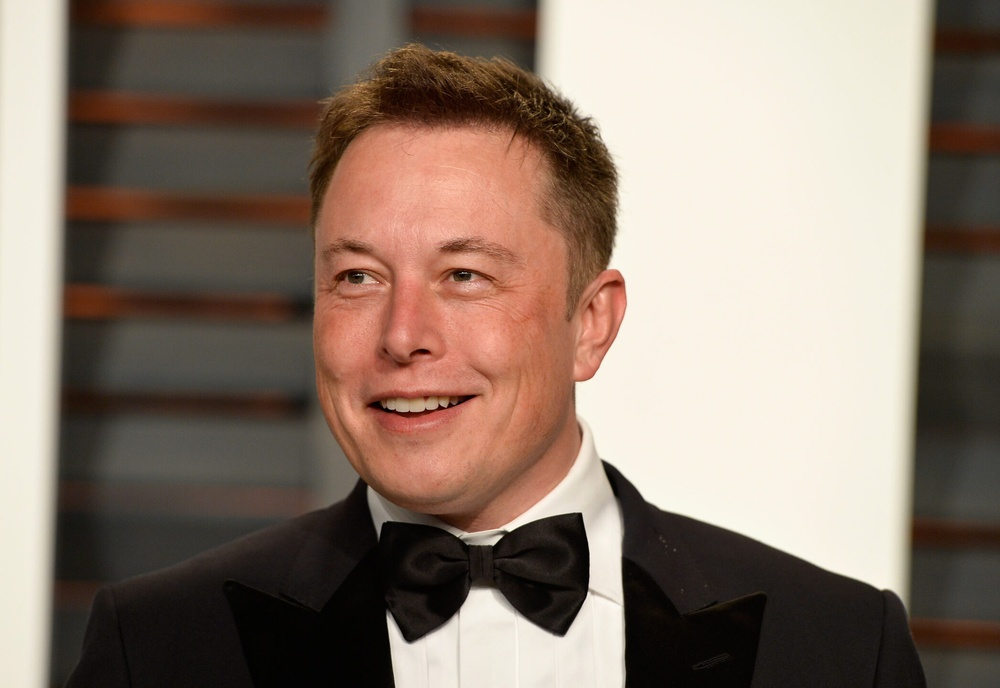
#> input picture Deep Learning_Face Recognition - Attendance Checking System using Deep Learning/images/Elon Musk.jpg, 1000 x 688 px, shrunk from 2093 x 1440 before the run
$ python -i FilterImage.py   (imports and definitions only)
#> lines starting #> are read from the running program, lines starting #| are printed output that depends on the picture
#> further down, picture is the input picture: shape (688, 1000, 3); mean B, G, R 109.8, 122.6, 139.3
import numpy as np
import cv2

def compute_hist(img):
    hist = [0] * 256
    hist = np.array(hist)
    (h,w) = img.shape[:2]
    for i in range(h):
        for j in range(w):
            light_intensity = img[i][j]
            hist[light_intensity] += 1
    return hist

def equalizeHist(hist):
    cum = np.zeros_like(hist)
    for i in range(len(cum)):
        cum[i] = hist[:i].sum()
    # scale cum's elements:
    cum = (cum - cum.min())/(cum.max() - cum.min()) * 255
    cum = [int(i) for i in cum]
    cum = np.array(cum)
    return cum

def brightness_colored(img):
    hist = compute_hist(img)
    cum = equalizeHist(hist)
    new_img = np.zeros_like(img)
    (h, w) = new_img.shape[:2]
    for i in range(h):
        for j in range(w):
            new_img[i][j] = cum[img[i][j]]
    return new_img

def brightness_colord_by_cv2(img):
    # split image into separate color channels
    b, g, r = cv2.split(img)
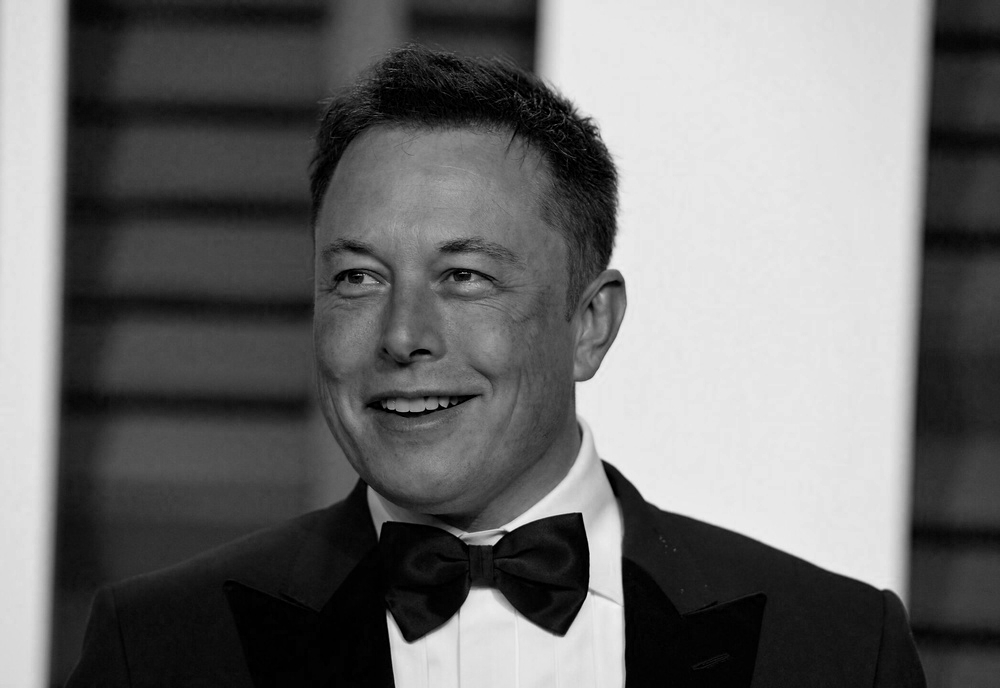
#> b: shape (688, 1000); min 0, max 243, mean 109.8
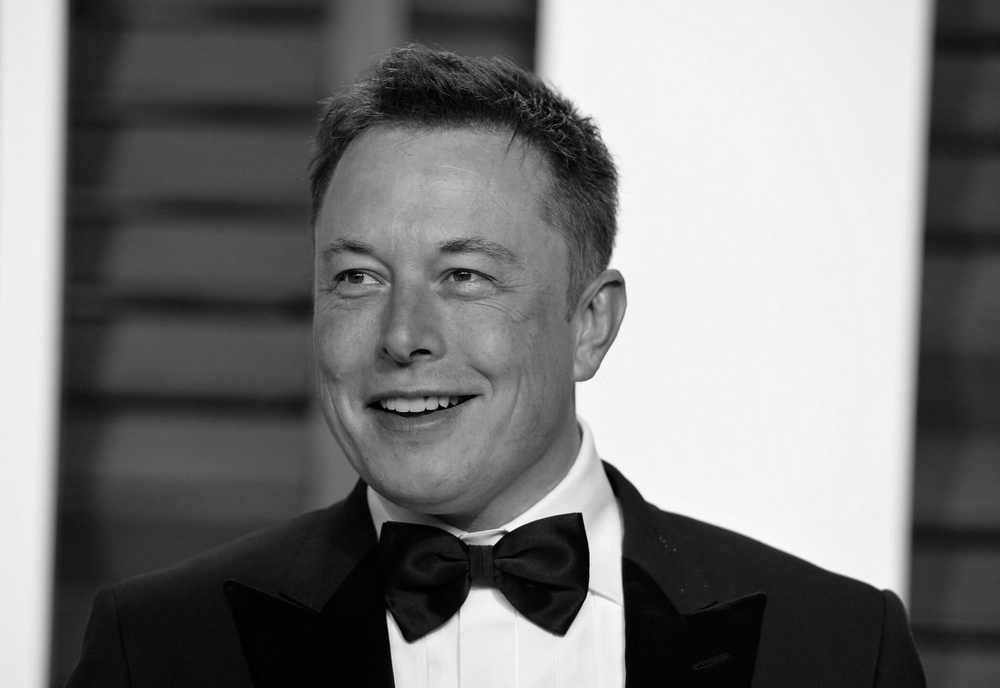
#> g: shape (688, 1000); min 0, max 255, mean 122.6
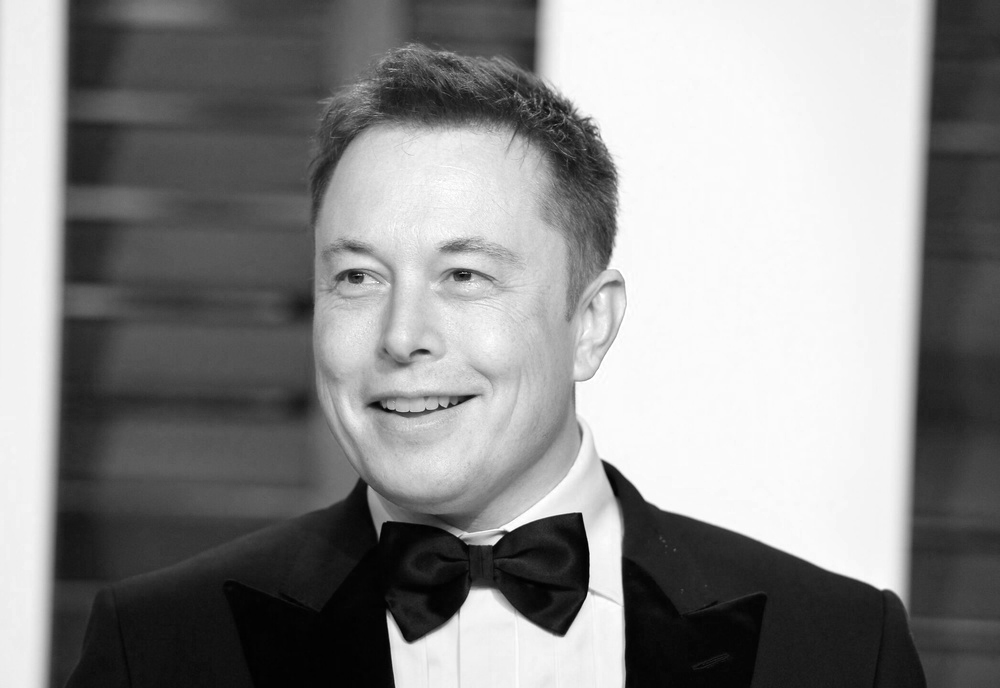
#> r: shape (688, 1000); min 0, max 255, mean 139.3

    # perform histogram equalization on each channel
    b_eq = cv2.equalizeHist(b)
    g_eq = cv2.equalizeHist(g)
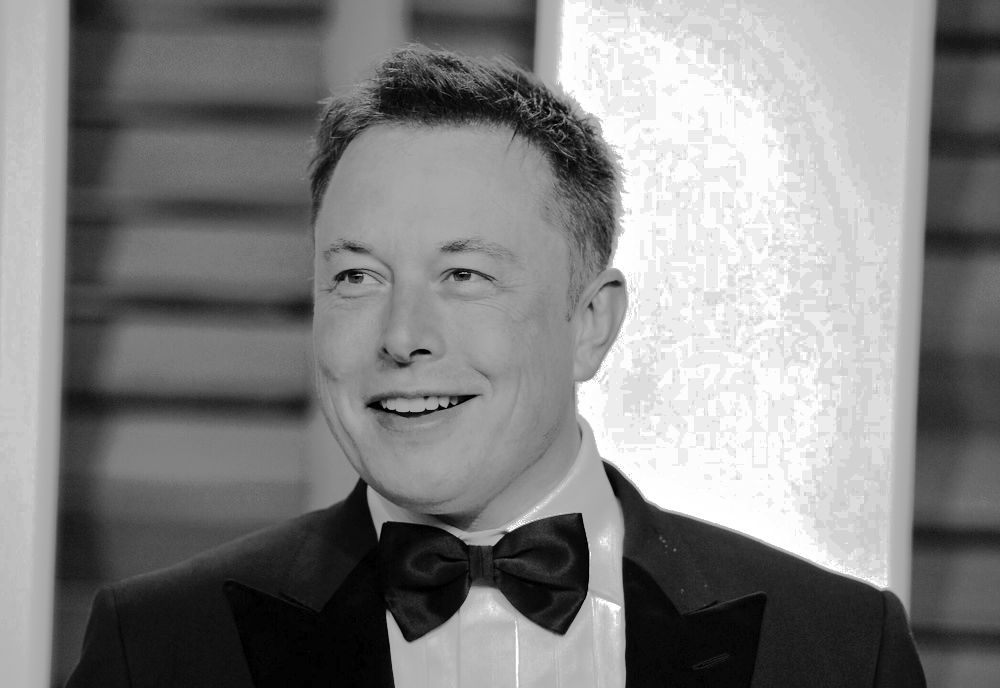
#> g_eq: shape (688, 1000); min 0, max 255, mean 129.3
    r_eq = cv2.equalizeHist(r)
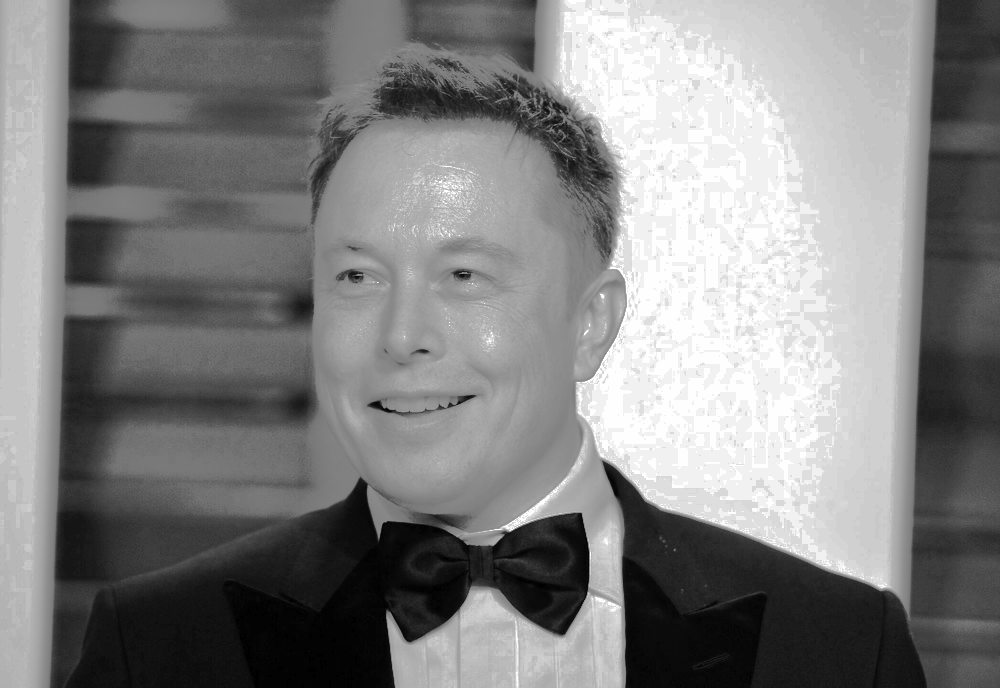
#> r_eq: shape (688, 1000); min 0, max 255, mean 129.2

    # merge equalized channels back into a color image
    equ = cv2.merge((b_eq, g_eq, r_eq))
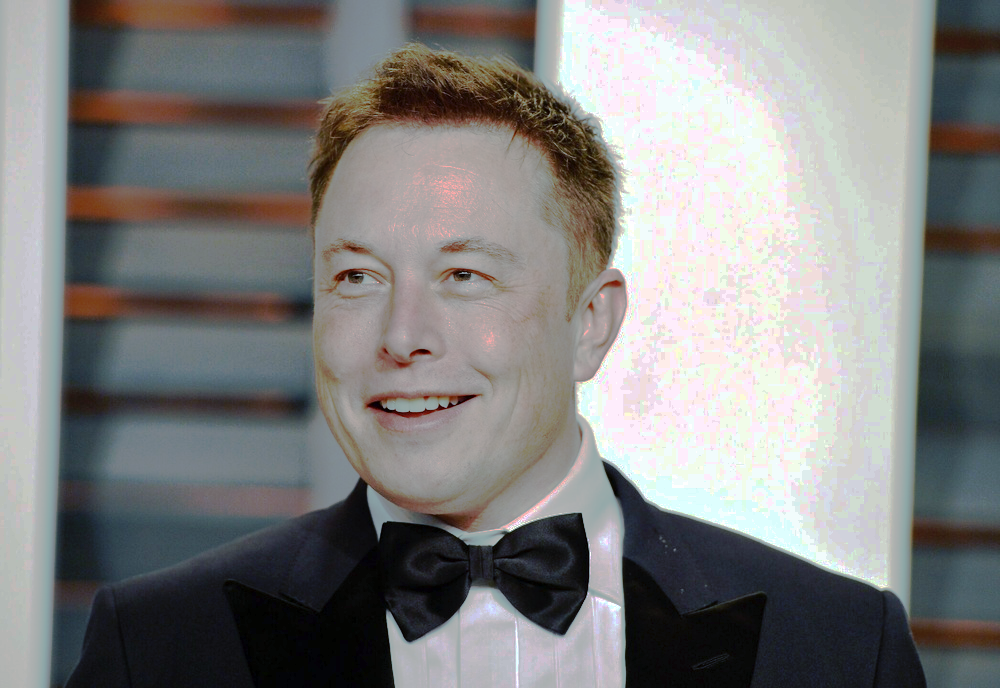
#> equ: shape (688, 1000, 3); mean B, G, R 128.6, 129.3, 129.2

    '''# display original and equalized images
    cv2.imshow('Original Image', img)
    cv2.imshow('Equalized Image', equ)
    cv2.waitKey(0)
    cv2.destroyAllWindows()'''

    return equ

def medianBlur_by_cv2(img):
    # apply median filter with kernel size 5x5
    median = cv2.medianBlur(img, 5)

    '''# display original and median-filtered images
    cv2.imshow('Original Image', img)
    cv2.imshow('Median-Filtered Image', median)
    cv2.waitKey(0)
    cv2.destroyAllWindows()'''

    return median

>>> import cv2
>>> picture = cv2.imread('Deep Learning_Face Recognition - Attendance Checking System using Deep Learning/images/Elon Musk.jpg')
>>> result = brightness_colord_by_cv2(picture)
